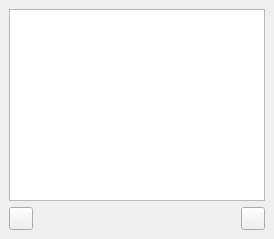
  <widget class="QDockWidget" name="dw_warnings" >
   <property name="allowedAreas" >
    <set>Qt::LeftDockWidgetArea|Qt::RightDockWidgetArea</set>
   </property>
   <property name="windowTitle" >
    <string>Warnings</string>
   </property>
   <attribute name="dockWidgetArea" >
    <number>2</number>
   </attribute>
   <widget class="QWidget" name="dwc_warnings" >
    <layout class="QVBoxLayout" name="verticalLayout_4" >
     <item>
      <widget class="QListWidget" name="lw_warnings" >
       <property name="sortingEnabled" >
        <bool>true</bool>
       </property>
      </widget>
     </item>
     <item>
      <layout class="QHBoxLayout" name="horizontalLayout_4" >
       <item>
        <widget class="QToolButton" name="tbtn_add_warning" >
         <property name="toolButtonStyle" >
          <enum>Qt::ToolButtonTextBesideIcon</enum>
         </property>
        </widget>
       </item>
       <item>
        <spacer name="horizontalSpacer_8" >
         <property name="orientation" >
          <enum>Qt::Horizontal</enum>
         </property>
         <property name="sizeHint" stdset="0" >
          <size>
           <width>40</width>
           <height>20</height>
          </size>
         </property>
        </spacer>
       </item>
       <item>
        <widget class="QToolButton" name="tbtn_remove_warning" >
         <property name="toolButtonStyle" >
          <enum>Qt::ToolButtonTextBesideIcon</enum>
         </property>
        </widget>
       </item>
      </layout>
     </item>
    </layout>
   </widget>
  </widget>
